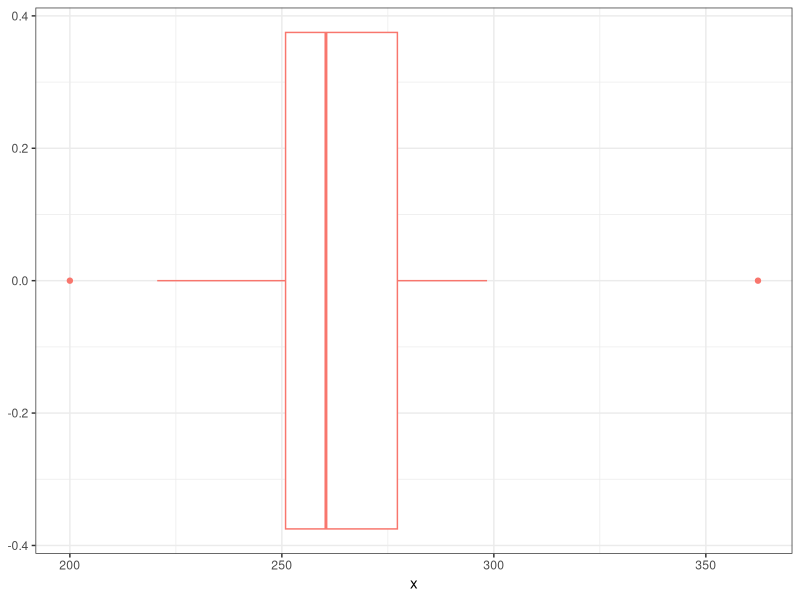
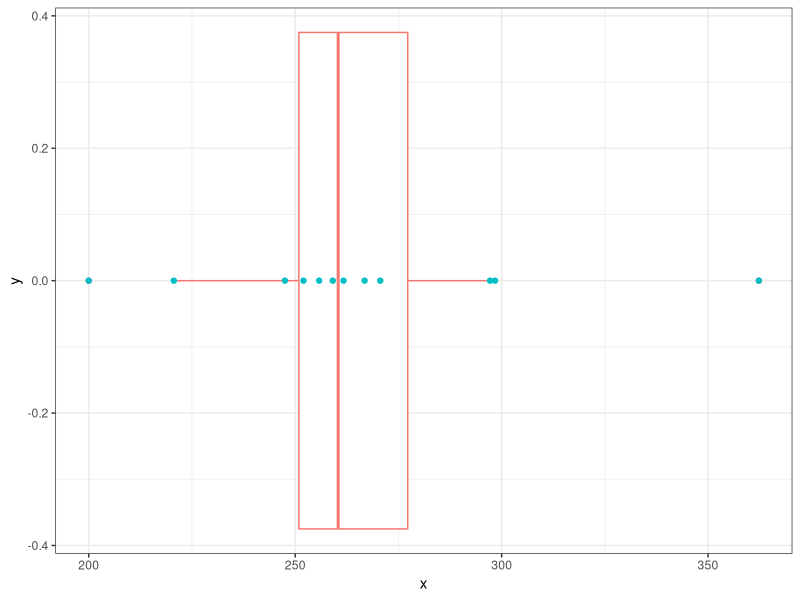
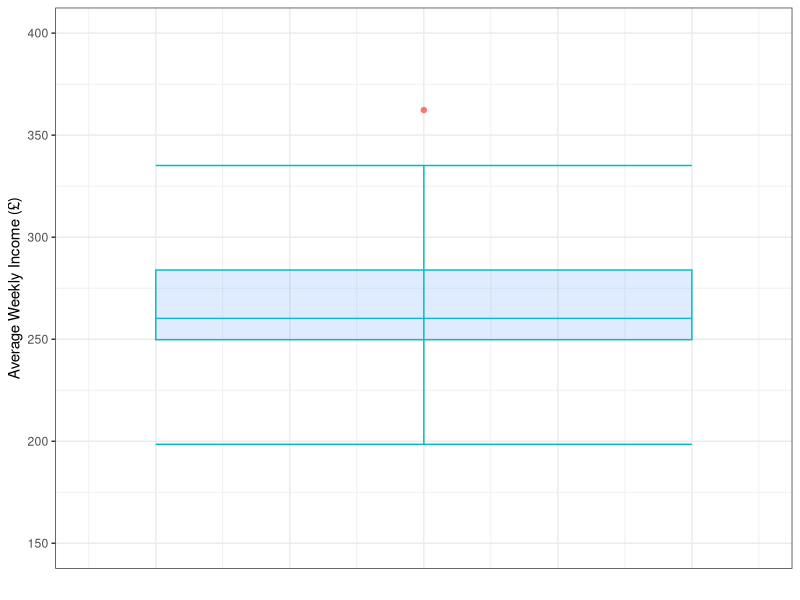

Write the R code that produced these figures, in order.
# Code for workshop 5

library(ggplot2)
library(dplyr)
library(tidyr)

# Question 1
data <- c(255.8, 252.0, 270.6, 200.0, 298.4, 362.3, 
          297.2, 266.8, 261.7, 247.5, 259.1, 220.6)
summary(data)
sort(data)
sd(data)
Z_score <- (data - mean(data)) /  sd(data)

# box and whisker plot
data.frame(x = data) %>% ggplot() +
  geom_boxplot(aes(x = x, col = "data")) +
  theme_bw() + 
  theme(legend.position = "null")

data.frame(x = data) %>% ggplot() +
  geom_boxplot(aes(x = x, col = "data")) +
  geom_point(aes(x = x, y = 0, col = "points")) +
  theme_bw() + 
  theme(legend.position = "null")

# manual box and whisker plot
# median 260.4
# 1st quartile 249.75
# 3rd quartile 283.9
# IQR 34.15
# 1.5% IQR 51.225
# whiskers 198.525, 335.125
# outliers 362.3

ggplot() +
  geom_segment(aes(x = x, xend = xend, y = y, col = "median"),
               data = data.frame(x = -2, xend = 2, y = 260.2)) +
  geom_rect(aes(xmin = -2, xmax = 2, ymin = 249.75, ymax = 283.9, 
                col = "median",
                fill = "white"), alpha = 0.2) +
  geom_segment(aes(x = -2, xend = 2, y = 198.525, 
                   col = "median")) +
  geom_segment(aes(x = -2, xend = 2, y = 335.125, 
                   col = "median")) +
  geom_segment(aes(x = 0, y = 198.525, yend = 335.125, 
                   col = "median")) +
  geom_point(aes(x = 0, y = 362.3, col = "data")) +
  theme_bw() +
  scale_fill_manual(values = "#619CFF") + 
  ylim(c(150, 400)) +
  xlim(c(-2.5,2.5)) +
  labs(x = "", y = "Average Weekly Income (£)") +
  theme(legend.position = "null") + 
  theme(axis.ticks.x = element_blank(),
        axis.text.x = element_blank())
  
